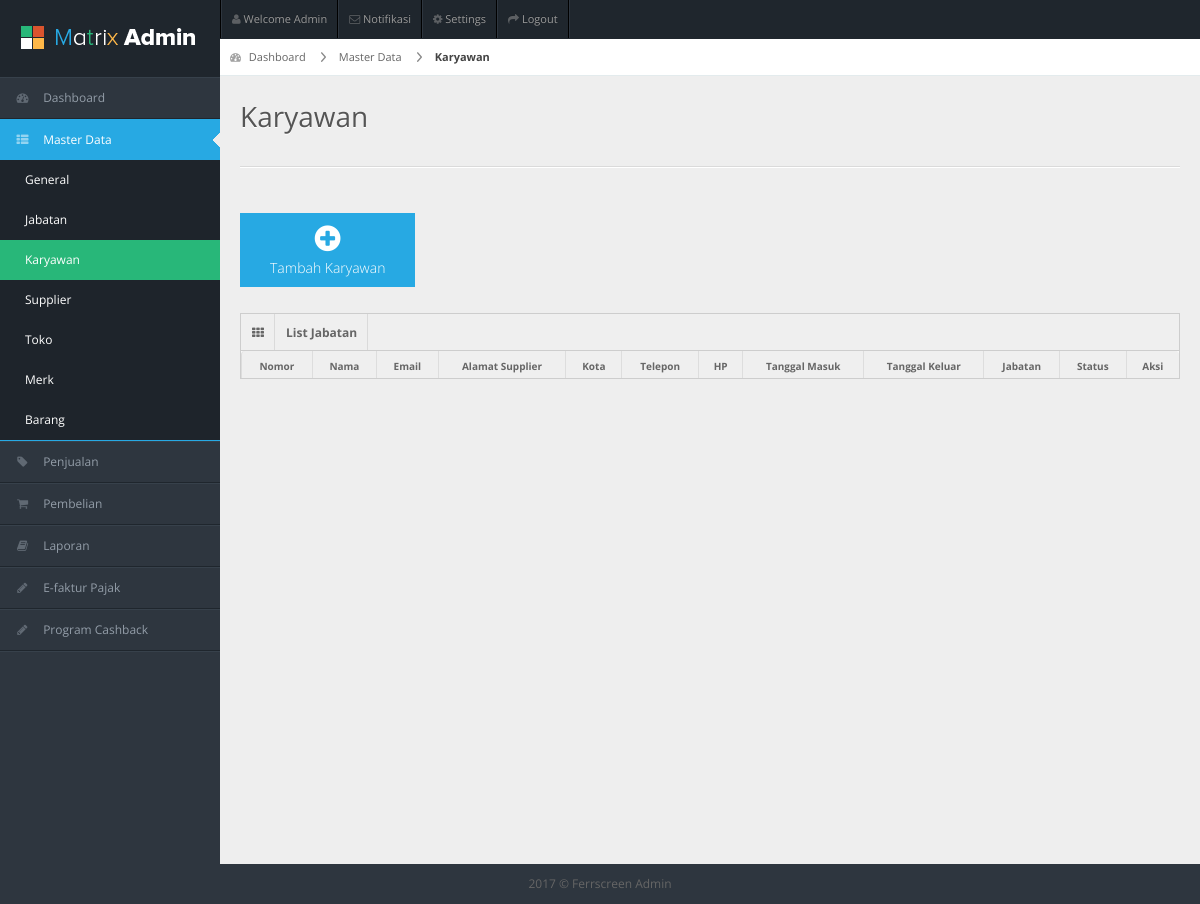
Before: /index.php/karyawan with the older database file.
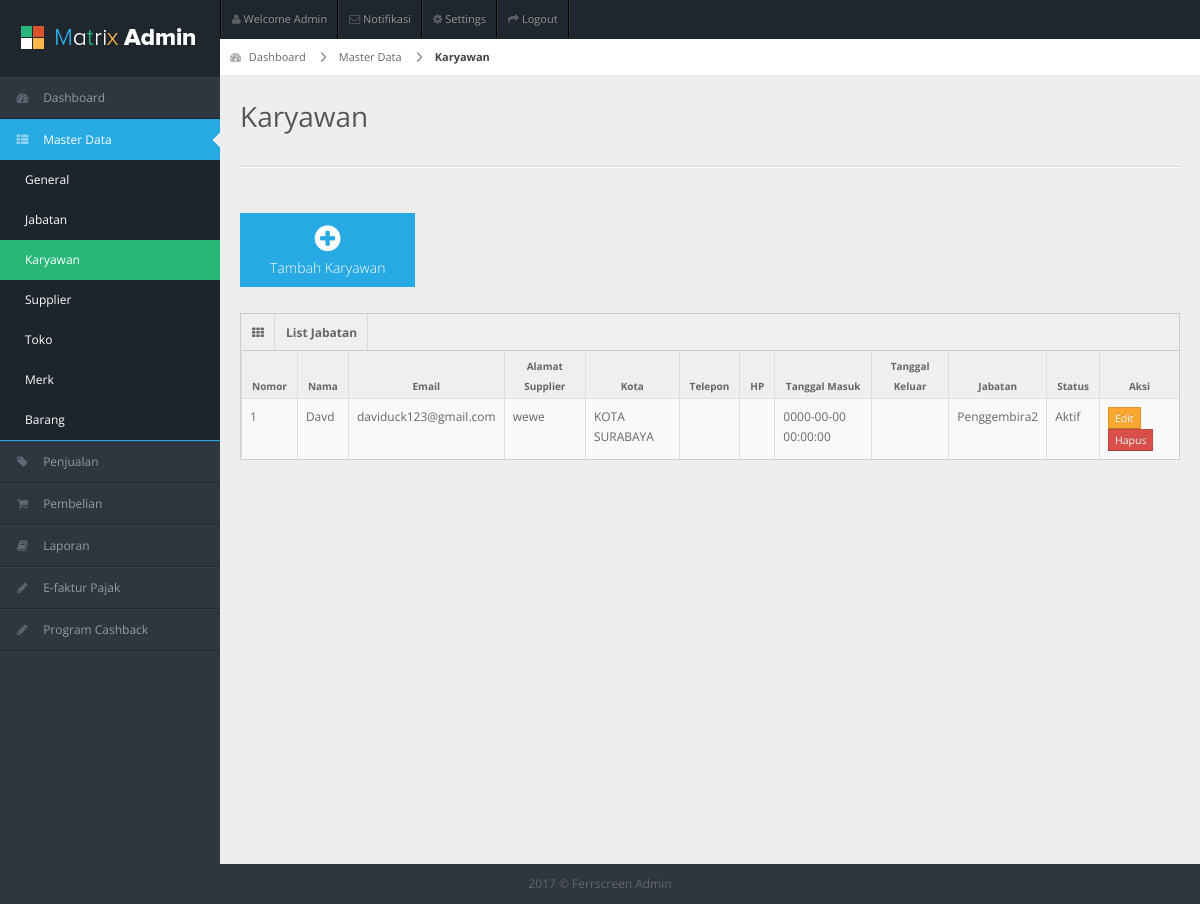
After: the same page with the newer database file.
### tables this page shows
CREATE TABLE `user` (
  `id` int(11) NOT NULL,
  `email` varchar(255) DEFAULT NULL,
  `nama` varchar(255) NOT NULL,
  `alamat` text,
  `telp` varchar(25) DEFAULT NULL,
  `hp` varchar(25) DEFAULT NULL,
  `deskripsi` text,
  `tgl_masuk` datetime NOT NULL,
  `tgl_keluar` datetime DEFAULT NULL,
  `is_aktif` enum('0','1') NOT NULL COMMENT '0 = sudah keluar, 1 = aktif',
  `id_kota` int(11) DEFAULT NULL,
  `created_at` datetime NOT NULL
);

CREATE TABLE `kota` (
  `id` int(11) NOT NULL,
  `id_provinsi` char(2) NOT NULL,
  `nama` varchar(255) NOT NULL
);

CREATE TABLE `jabatan` (
  `id` int(11) NOT NULL,
  `nama` varchar(255) NOT NULL,
  `deskripsi` text,
  `created_at` datetime NOT NULL
);

### application/controllers/Karyawan.php (called while the page is built, shortened)
<?php
class Karyawan extends CI_Controller {
	public function __construct(){
	 	$this->load->model('Kota_Model');
	 	$this->load->model('User_Model');
	 	$this->load->model('Jabatan_Model');
    }
	public function index()
	{
		$dataMenu = array(
	        'menuAktif' => "masterdata",
	        'subMenu' => "karyawan"
		);
		$dataKaryawan = $this->User_Model->get_allUser();
		$data = array(
			"dataKaryawan" => $dataKaryawan
		);
		$this->load->view('header');
		$this->load->view('sidebar',$dataMenu);
		$this->load->view('MasterData/Karyawan/v_karyawan', $data);
	}
}

### index.php (called while the page is built, shortened)
<?php
require_once BASEPATH.'core/CodeIgniter.php';

### application/models/User_Model.php (called while the page is built, shortened)
<?php
class User_Model extends CI_Model {
    public function get_allUser(){
        $sql = "SELECT u.*, k.nama as nama_kota
                FROM user u, kota k
                WHERE u.id_kota = k.id
                ORDER BY u.nama ASC";
        $result = $this->db->query($sql);
        $users = $result->result_array();
        $users2 = [];
        foreach($users as $user){
            $jabatans = $this->Jabatan_Model->get_jabatanByIdUser($user['id']);
            if(count($jabatans) > 0){
                $user["jabatan"] = $jabatans;
            }else{
                $user["jabatan"] = [];
            }
            array_push($users2, $user);
        }
        return $users2;
    }
}

### application/models/Jabatan_Model.php (called while the page is built, shortened)
<?php
class Jabatan_Model extends CI_Model {
    public function get_jabatanByIdUser($id_user){
        $sql = "SELECT j.*
                FROM jabatan j, user_jabatan uj
                WHERE uj.id_user = ? AND uj.id_jabatan = j.id
                ORDER BY j.id ASC";
        $result = $this->db->query($sql, array($id_user));
        $jabatans = $result->result_array();
        $jabatans2 = [];
        foreach($jabatans as $jabatan){
            $hak_akses = $this->HakAkses_Model->get_hakAksesByIdJabatan($jabatan['id']);
            if(count($hak_akses) > 0){
                $jabatan["hak_akses"] = $hak_akses;
            }else{
                $jabatan["hak_akses"] = [];
            }
            array_push($jabatans2, $jabatan);
        }
        return $jabatans2;
    }
}

### application/models/HakAkses_Model.php (called while the page is built, shortened)
<?php
class HakAkses_Model extends CI_Model {
    public function get_hakAksesByIdJabatan($id_jabatan){
         $sql = "SELECT h.*
                FROM hak_akses h, jabatan_hak_akses jh
                WHERE jh.id_jabatan = ? AND jh.id_hak_akses = h.id
                ORDER BY h.id ASC";
        $result = $this->db->query($sql, array($id_jabatan));
        return $result->result_array();
    }
}

### application/views/MasterData/Karyawan/v_karyawan.php (the view, shortened to what the changed rows need)
<div id="content">
  <div id="content-header">
    <h1>Karyawan</h1>
  </div>
  <div class="container-fluid">
    <div class="row-fluid">
      <div class="span12">
      <div class="widget-box">
          <div class="widget-content nopadding">
            <table class="table table-bordered data-table">
              <thead>
                 <tr>
                  <th>Nomor</th>
                  <th>Nama</th>
                  <th>Email</th>
                  <th>Alamat Supplier</th>
                  <th>Kota</th>
                  <th>Telepon</th>
                  <th>HP</th>
                  <th>Tanggal Masuk</th>
                  <th>Tanggal Keluar</th>
                  <th>Jabatan</th>
                  <th>Status</th>
                  <th>Aksi</th>
                </tr>
              </thead>
              <tbody>
               <?php
                if(isset($dataKaryawan))
                {
                    $number=1;
                    foreach ($dataKaryawan as $karyawan)
                    {
                      ?>
                      <tr class="gradeX">
                        <td><?php echo $number; ?></td>
                        <td><?php echo $karyawan["nama"]; ?></td>
                        <td><?php echo $karyawan["email"]; ?></td>
                        <td><?php echo $karyawan["alamat"]; ?></td>
                        <td><?php echo $karyawan["nama_kota"]; ?></td>
                        <td><?php echo $karyawan["telp"]; ?></td>
                        <td><?php echo $karyawan["hp"]; ?></td>
                        <td><?php echo $karyawan["tgl_masuk"]; ?></td>
                        <td><?php echo $karyawan["tgl_keluar"]; ?></td>
                        <td><?php echo $karyawan['jabatan'][0]['nama']; ?></td>
                        <td><?php echo ($karyawan["is_aktif"] == "1" ? "Aktif":"Keluar"); ?></td>
                        <td class="center">
                          <a href="<?php echo base_url();?>karyawan/editKaryawan/<?php echo $karyawan["id"] ?>" class="btn btn-warning btn-mini" role="button">Edit</a>
                          <a href="#deleteData<?php echo $karyawan["id"] ?>" data-toggle="modal" class="btn btn-danger btn-mini" role="button">Hapus</a>
                        </td>
                      </tr>
                      <?php
                      $number++;
                    }
                  }
              ?>
              </tbody>
            </table>
          </div>
        </div>
      </div>
    </div>
  </div>
</div>
</body>
</html>

Changed rows visible on the page:
added user: nama "Davd", email "daviduck123@gmail.com", alamat "wewe", id_kota.nama "KOTA SURABAYA", tgl_masuk "0000-00-00 00:00:00", is_aktif "Aktif"
added jabatan: nama "Penggembira2"
